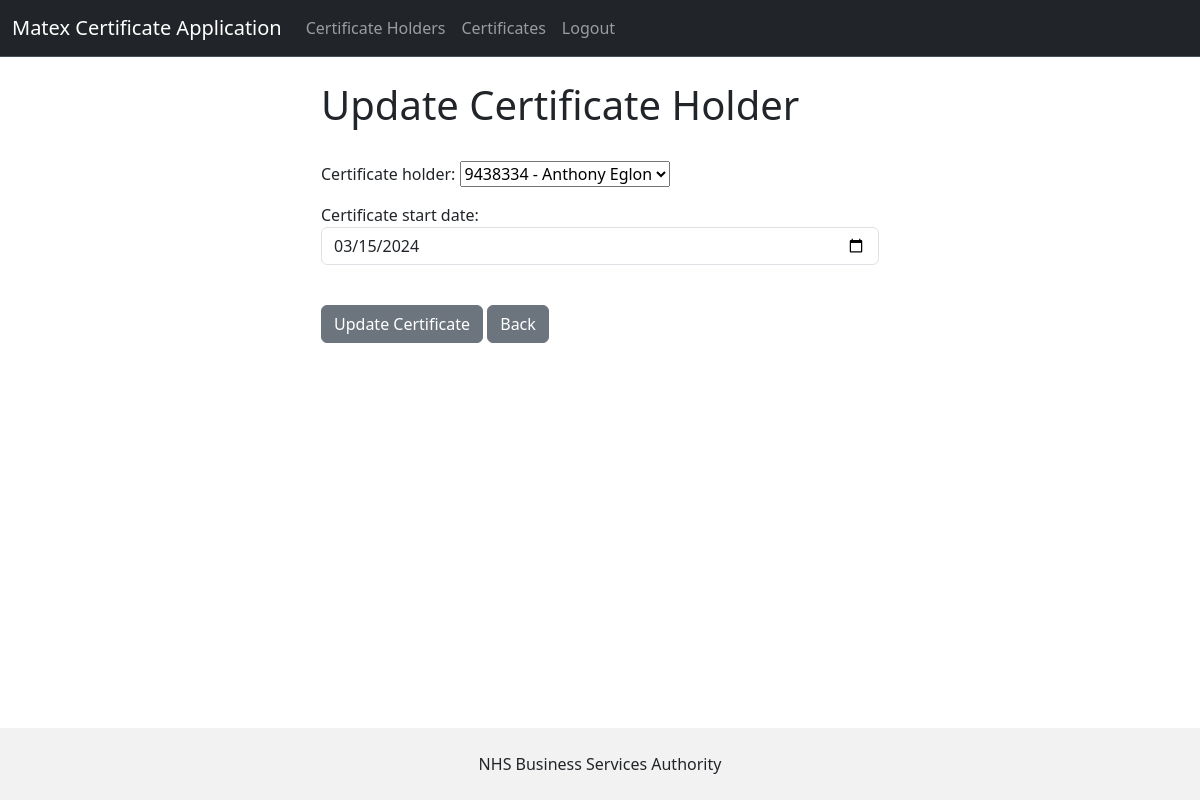
The page /update-certificate/2/ (signed in) on the database as committed earlier.
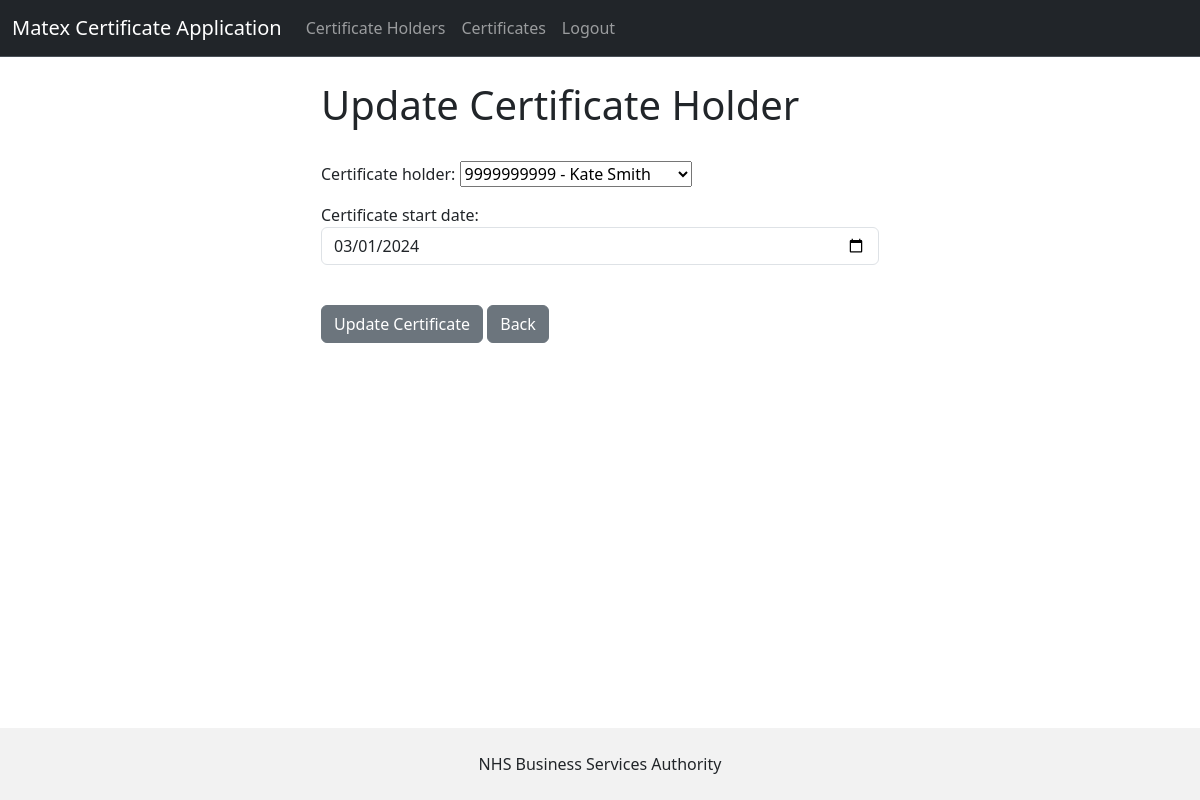
The same page on the database as committed later.
### matex_app/models.py (models this page shows, shortened)
class CertificateInfo(models.Model):
    certificate_holder = models.ForeignKey(CertificateHolder, on_delete=models.CASCADE)
    certificate_number = models.AutoField(primary_key=True)
    certificate_start_date = models.DateField(null=True)
    certificate_expiration_date = models.DateField()

### matex_app/views.py (the view)
# urls.py: path('update-certificate/<int:pk>/', views.update_certificate, name='update-certificate')
def update_certificate(request, pk):
    if request.user.is_authenticated:
        current_record = CertificateInfo.objects.get(certificate_number=pk)
        form = CertificateInfoForm(request.POST or None, instance=current_record)
        if form.is_valid():
            form.save()
            messages.success(request, 'Certificate updated successfully')
            return redirect('certificates')
        return render(request, 'update-certificate.html', {'form': form})
    else:
        messages.success(request, "Please login to update")
        return redirect('certificates')

### matex_app/forms.py
class CertificateInfoForm(forms.ModelForm):
    certificate_start_date = forms.DateField(widget=forms.DateInput(attrs={'class': 'form-control', 'type': 'date'}))
    class Meta:
        model = CertificateInfo
        fields = '__all__'
        exclude = ['certificate_expiration_date', 'certificate_number']

### matex_app/models.py (called while the page is built)
    def __str__(self):
        return str(self.nhs_number) + " - " + f'{self.first_name} {self.last_name}'

### matex_app/templates/update-certificate.html (shortened to what this page needs)
{% extends 'base.html' %}
{% block content %}
<div class="col-md-6 offset-md-3">
    <h1>Update Certificate Holder</h1>
    <br/>
    <form method="POST">
        {{ form.as_p }}
        <br/>
        <button type="submit" class="btn btn-secondary">Update Certificate</button>
        <a href="{% url 'certificates' %}" class="btn btn-secondary">Back</a>
    </form>
</div>
{% endblock %}

Rows that differ between the two databases and show on the page:
changed CertificateInfo: certificate_holder "9438334 - Anthony Eglon" → "9999999999 - Kate Smith"; certificate_start_date "03/15/2024" → "03/01/2024"
